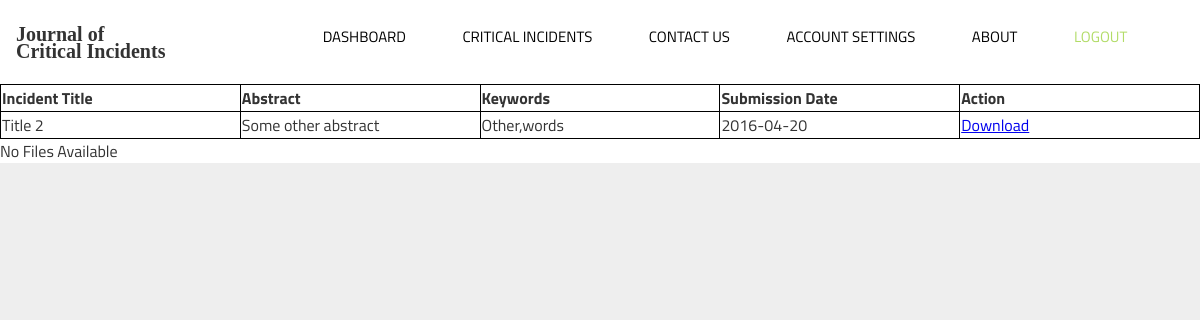
The app's page /author_view_incident.php?SubmissionID=2 (signed in) with its own data.
### tables this page shows
CREATE TABLE Submissions
(
SubmissionID int NOT NULL AUTO_INCREMENT,
EditorUserID int,
IncidentTitle varchar(150) NOT NULL,
Abstract varchar(5000),
SubmissionNumber TINYINT NOT NULL,
SubmissionDate date NOT NULL,
SubmissionStatusID int NOT NULL,
PreviousSubmissionID int,
Keywords varchar(5000),
PRIMARY KEY (SubmissionID),
FOREIGN KEY (SubmissionStatusID) REFERENCES SubmissionStatus(SubmissionStatusID),
FOREIGN KEY (EditorUserID) REFERENCES Users(UserID)
);

### public_html/author_view_incident.php (the view, shortened to what this page needs)
<?php $page_title = "Author - Critical Incidents";
require('../mysqli_connect.php');
include ('./includes/header.php');
$SubmissionID = $_GET["SubmissionID"];
$q_SubmissionGetInfo = "Call spSubmissionGetInfo($SubmissionID);";
$result = $dbc->query($q_SubmissionGetInfo);
if ($result->num_rows == 1) { ?>
    <table>
        <tr>
            <th>Incident Title</th>
            <th>Abstract</th>
            <th>Keywords</th>
            <th>Submission Date</th>
            <th>Action</th>
        </tr>
    <?php
    while($row = $result->fetch_assoc()) {
        echo "<tr><td>" . $row["IncidentTitle"]. "</td> <td>" . $row["Abstract"]. "</td> <td>" . $row["Keywords"]. "</td> <td>" . $row["SubmissionDate"]. "<td><a href='download.php?fid=$SubmissionID'>Download</a></td></tr>";
    }
    echo "</table>";
} elseif ($result->num_rows > 1) {
    echo "<p>An Error Occurred.</p>";
} else {
    echo "<p>Incident Not Found.</p>";
}
$q_AuthorGetSubmissionReviewerFilesList = "Call spAuthorGetSubmissionReviewerFilesList($SubmissionID);";
$result = $dbc->query($q_AuthorGetSubmissionReviewerFilesList);
if ($result->num_rows > 0) { ?>
    <table>
        <tr>
            <th>File Name</th>
            <th>File Size</th>
            <th>File Type</th>
        </tr>
    <?php
    while($row = $result->fetch_assoc()) {
        echo "<tr><td>" . $row["FileName"]. "</td> <td>" . $row["FileSize"]. "</td> <td>" . $row["FileType"]. "<td><a href='#'>View</a></td></tr>";
    }
    echo "</table>";
} else {
    echo "<tr><td>No Files Available</td></tr>";
}
complete_procedure($dbc);?>

### public_html/css/global.css (style rules this page uses)
* { box-sizing: border-box; }
body { margin: 0; padding: 0; background-color: #eee; font-family: "Titillium Web", helvetica, arial, sans-serif; color: #333; overflow: auto; }
.jcf-select select, { z-index: 1; left: 0; top: 0; }
table { width: 100%; border-collapse: collapse; }
th { text-align: left; }
table td, table th { border: 1px solid black; }

### public_html/author_view_incident.php (style rules this page uses)
th { text-align: left; }
td { width : 200px; }

### records on screen
submissions: IncidentTitle "Title 2", Abstract "Some other abstract", Keywords "Other,words", SubmissionDate "2016-04-20"
